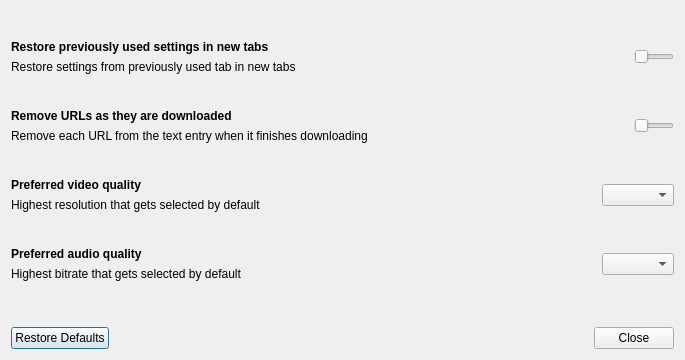
<?xml version="1.0" encoding="UTF-8"?>
<ui version="4.0">
 <class>PreferencesDialog</class>
 <widget class="QDialog" name="PreferencesDialog">
  <property name="minimumSize">
   <size>
    <width>685</width>
    <height>360</height>
   </size>
  </property>
  <property name="maximumSize">
   <size>
    <width>800</width>
    <height>450</height>
   </size>
  </property>
  <property name="windowTitle">
   <string>Preferences</string>
  </property>
  <layout class="QVBoxLayout" name="PreferencesDialogLayout">
   <item>
    <spacer name="topSpacer">
     <property name="orientation">
      <enum>Qt::Orientation::Vertical</enum>
     </property>
     <property name="sizeType">
      <enum>QSizePolicy::Policy::Expanding</enum>
     </property>
     <property name="sizeHint" stdset="0">
      <size>
       <width>0</width>
       <height>0</height>
      </size>
     </property>
    </spacer>
   </item>
   <item>
    <layout class="QHBoxLayout" name="restoreSettingsLayout">
     <item>
      <layout class="QVBoxLayout" name="restoreSettingsLabelLayout">
       <item>
        <widget class="QLabel" name="restoreSettingsMainLabel">
         <property name="font">
          <font>
           <bold>true</bold>
          </font>
         </property>
         <property name="text">
          <string>Restore previously used settings in new tabs</string>
         </property>
         <property name="alignment">
          <set>Qt::AlignmentFlag::AlignBottom|Qt::AlignmentFlag::AlignLeading|Qt::AlignmentFlag::AlignLeft</set>
         </property>
         <property name="textInteractionFlags">
          <set>Qt::TextInteractionFlag::LinksAccessibleByMouse|Qt::TextInteractionFlag::TextSelectableByMouse</set>
         </property>
        </widget>
       </item>
       <item>
        <widget class="QLabel" name="restoreSettingsDescriptionLabel">
         <property name="font">
          <font>
           <fontweight>ExtraLight</fontweight>
          </font>
         </property>
         <property name="text">
          <string>Restore settings from previously used tab in new tabs</string>
         </property>
         <property name="alignment">
          <set>Qt::AlignmentFlag::AlignLeading|Qt::AlignmentFlag::AlignLeft|Qt::AlignmentFlag::AlignTop</set>
         </property>
         <property name="textInteractionFlags">
          <set>Qt::TextInteractionFlag::LinksAccessibleByMouse|Qt::TextInteractionFlag::TextSelectableByMouse</set>
         </property>
        </widget>
       </item>
      </layout>
     </item>
     <item>
      <spacer name="restoreSettingsLayoutSpacer">
       <property name="orientation">
        <enum>Qt::Orientation::Horizontal</enum>
       </property>
       <property name="sizeHint" stdset="0">
        <size>
         <width>40</width>
         <height>20</height>
        </size>
       </property>
      </spacer>
     </item>
     <item>
      <widget class="Toggle" name="horizontalSlider">
       <property name="maximumSize">
        <size>
         <width>40</width>
         <height>16777215</height>
        </size>
       </property>
       <property name="focusPolicy">
        <enum>Qt::FocusPolicy::NoFocus</enum>
       </property>
       <property name="maximum">
        <number>1</number>
       </property>
       <property name="pageStep">
        <number>1</number>
       </property>
       <property name="orientation">
        <enum>Qt::Orientation::Horizontal</enum>
       </property>
      </widget>
     </item>
    </layout>
   </item>
   <item>
    <spacer name="verticalSpacer1">
     <property name="orientation">
      <enum>Qt::Orientation::Vertical</enum>
     </property>
     <property name="sizeType">
      <enum>QSizePolicy::Policy::Expanding</enum>
     </property>
     <property name="sizeHint" stdset="0">
      <size>
       <width>0</width>
       <height>0</height>
      </size>
     </property>
    </spacer>
   </item>
   <item>
    <layout class="QHBoxLayout" name="removeURLsLayout">
     <item>
      <layout class="QVBoxLayout" name="removeURLsLabelLayout">
       <item>
        <widget class="QLabel" name="removeURLsMainLabel">
         <property name="font">
          <font>
           <bold>true</bold>
          </font>
         </property>
         <property name="text">
          <string>Remove URLs as they are downloaded</string>
         </property>
         <property name="alignment">
          <set>Qt::AlignmentFlag::AlignBottom|Qt::AlignmentFlag::AlignLeading|Qt::AlignmentFlag::AlignLeft</set>
         </property>
         <property name="textInteractionFlags">
          <set>Qt::TextInteractionFlag::LinksAccessibleByMouse|Qt::TextInteractionFlag::TextSelectableByMouse</set>
         </property>
        </widget>
       </item>
       <item>
        <widget class="QLabel" name="removeURLsDescriptionLabel">
         <property name="font">
          <font>
           <fontweight>ExtraLight</fontweight>
          </font>
         </property>
         <property name="text">
          <string>Remove each URL from the text entry when it finishes downloading</string>
         </property>
         <property name="alignment">
          <set>Qt::AlignmentFlag::AlignLeading|Qt::AlignmentFlag::AlignLeft|Qt::AlignmentFlag::AlignTop</set>
         </property>
         <property name="textInteractionFlags">
          <set>Qt::TextInteractionFlag::LinksAccessibleByMouse|Qt::TextInteractionFlag::TextSelectableByMouse</set>
         </property>
        </widget>
       </item>
      </layout>
     </item>
     <item>
      <spacer name="removeURLsLayoutSpacer">
       <property name="orientation">
        <enum>Qt::Orientation::Horizontal</enum>
       </property>
       <property name="sizeHint" stdset="0">
        <size>
         <width>40</width>
         <height>20</height>
        </size>
       </property>
      </spacer>
     </item>
     <item>
      <widget class="Toggle" name="horizontalSlider2">
       <property name="maximumSize">
        <size>
         <width>40</width>
         <height>16777215</height>
        </size>
       </property>
       <property name="focusPolicy">
        <enum>Qt::FocusPolicy::NoFocus</enum>
       </property>
       <property name="maximum">
        <number>1</number>
       </property>
       <property name="pageStep">
        <number>1</number>
       </property>
       <property name="orientation">
        <enum>Qt::Orientation::Horizontal</enum>
       </property>
      </widget>
     </item>
    </layout>
   </item>
   <item>
    <spacer name="verticalSpacer2">
     <property name="orientation">
      <enum>Qt::Orientation::Vertical</enum>
     </property>
     <property name="sizeType">
      <enum>QSizePolicy::Policy::Expanding</enum>
     </property>
     <property name="sizeHint" stdset="0">
      <size>
       <width>0</width>
       <height>0</height>
      </size>
     </property>
    </spacer>
   </item>
   <item>
    <layout class="QHBoxLayout" name="preferredResolutionSettingLayout">
     <item>
      <layout class="QVBoxLayout" name="preferredResolutionSettingLabelLayout">
       <item>
        <widget class="QLabel" name="preferredResolutionMainLabel">
         <property name="font">
          <font>
           <bold>true</bold>
          </font>
         </property>
         <property name="text">
          <string>Preferred video quality</string>
         </property>
         <property name="alignment">
          <set>Qt::AlignmentFlag::AlignBottom|Qt::AlignmentFlag::AlignLeading|Qt::AlignmentFlag::AlignLeft</set>
         </property>
         <property name="textInteractionFlags">
          <set>Qt::TextInteractionFlag::LinksAccessibleByMouse|Qt::TextInteractionFlag::TextSelectableByMouse</set>
         </property>
        </widget>
       </item>
       <item>
        <widget class="QLabel" name="preferredResolutionDescriptionLabel">
         <property name="font">
          <font>
           <fontweight>ExtraLight</fontweight>
          </font>
         </property>
         <property name="text">
          <string>Highest resolution that gets selected by default</string>
         </property>
         <property name="alignment">
          <set>Qt::AlignmentFlag::AlignLeading|Qt::AlignmentFlag::AlignLeft|Qt::AlignmentFlag::AlignTop</set>
         </property>
         <property name="textInteractionFlags">
          <set>Qt::TextInteractionFlag::LinksAccessibleByMouse|Qt::TextInteractionFlag::TextSelectableByMouse</set>
         </property>
        </widget>
       </item>
      </layout>
     </item>
     <item>
      <spacer name="preferredResolutionSettingLayoutSpacer">
       <property name="orientation">
        <enum>Qt::Orientation::Horizontal</enum>
       </property>
       <property name="sizeHint" stdset="0">
        <size>
         <width>40</width>
         <height>20</height>
        </size>
       </property>
      </spacer>
     </item>
     <item>
      <widget class="QComboBox" name="preferredResolutionSettingComboBox">
       <property name="focusPolicy">
        <enum>Qt::FocusPolicy::NoFocus</enum>
       </property>
      </widget>
     </item>
    </layout>
   </item>
   <item>
    <spacer name="verticalSpacer3">
     <property name="orientation">
      <enum>Qt::Orientation::Vertical</enum>
     </property>
     <property name="sizeType">
      <enum>QSizePolicy::Policy::Expanding</enum>
     </property>
     <property name="sizeHint" stdset="0">
      <size>
       <width>0</width>
       <height>0</height>
      </size>
     </property>
    </spacer>
   </item>
   <item>
    <layout class="QHBoxLayout" name="preferredBitrateSettingLayout">
     <item>
      <layout class="QVBoxLayout" name="preferredBitrateSettingLabelLayout">
       <item>
        <widget class="QLabel" name="preferredBitrateSettingMainLabel">
         <property name="font">
          <font>
           <bold>true</bold>
          </font>
         </property>
         <property name="text">
          <string>Preferred audio quality</string>
         </property>
         <property name="alignment">
          <set>Qt::AlignmentFlag::AlignBottom|Qt::AlignmentFlag::AlignLeading|Qt::AlignmentFlag::AlignLeft</set>
         </property>
         <property name="textInteractionFlags">
          <set>Qt::TextInteractionFlag::LinksAccessibleByMouse|Qt::TextInteractionFlag::TextSelectableByMouse</set>
         </property>
        </widget>
       </item>
       <item>
        <widget class="QLabel" name="preferredBitrateSettingDescriptionLabel">
         <property name="font">
          <font>
           <fontweight>ExtraLight</fontweight>
          </font>
         </property>
         <property name="text">
          <string>Highest bitrate that gets selected by default</string>
         </property>
         <property name="alignment">
          <set>Qt::AlignmentFlag::AlignLeading|Qt::AlignmentFlag::AlignLeft|Qt::AlignmentFlag::AlignTop</set>
         </property>
         <property name="textInteractionFlags">
          <set>Qt::TextInteractionFlag::LinksAccessibleByMouse|Qt::TextInteractionFlag::TextSelectableByMouse</set>
         </property>
        </widget>
       </item>
      </layout>
     </item>
     <item>
      <spacer name="preferredBitrateSettingLayoutSpacer">
       <property name="orientation">
        <enum>Qt::Orientation::Horizontal</enum>
       </property>
       <property name="sizeHint" stdset="0">
        <size>
         <width>40</width>
         <height>20</height>
        </size>
       </property>
      </spacer>
     </item>
     <item>
      <widget class="QComboBox" name="preferredBitrateSettingComboBox">
       <property name="focusPolicy">
        <enum>Qt::FocusPolicy::NoFocus</enum>
       </property>
      </widget>
     </item>
    </layout>
   </item>
   <item>
    <spacer name="buttonBoxSpacer">
     <property name="orientation">
      <enum>Qt::Orientation::Vertical</enum>
     </property>
     <property name="sizeType">
      <enum>QSizePolicy::Policy::Fixed</enum>
     </property>
     <property name="sizeHint" stdset="0">
      <size>
       <width>0</width>
       <height>40</height>
      </size>
     </property>
    </spacer>
   </item>
   <item>
    <widget class="QDialogButtonBox" name="buttonBox">
     <property name="standardButtons">
      <set>QDialogButtonBox::StandardButton::Close|QDialogButtonBox::StandardButton::RestoreDefaults</set>
     </property>
    </widget>
   </item>
  </layout>
 </widget>
 <customwidgets>
  <customwidget>
   <class>Toggle</class>
   <extends>QSlider</extends>
   <header>main.toggle</header>
  </customwidget>
 </customwidgets>
 <resources/>
 <connections/>
</ui>
